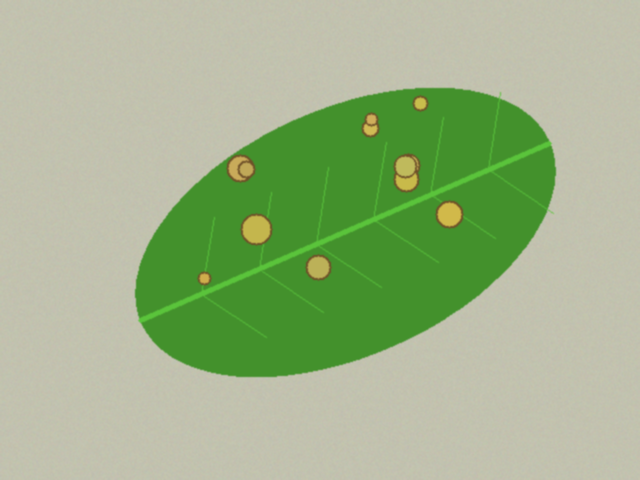
#> input picture data/sintetis/bersih/teh_041.png, 640 x 480 px, found by its file name
$ jupyter execute B3_histogram.ipynb
#> lines starting #> are read from the running program, lines starting #| are printed output that depends on the picture; after the words box and inside, x2 and y2 are one past the last pixel; in counts of white or black regions, pixels touching at a corner belong together
### src/utils_cv.py
import cv2
import numpy as np
import matplotlib.pyplot as plt

def baca(path):
#> called with path = 'data/sintetis/citra/teh_041.png'
    img = cv2.imread(path)
#> img is the input picture: shape (480, 640, 3); mean B, G, R 138.2, 180.4, 159.4
    if img is None:
        raise FileNotFoundError(f"Citra tidak ditemukan: {path}")
    return img

# [13 lines left out: function tampil, not called in this run]

def kontras_bercak(kanal, mask_daun, mask_bercak):
    k = kanal.astype(np.float64)
    sehat = (mask_daun > 0) & (mask_bercak == 0)
    bercak = mask_bercak > 0
    if bercak.sum() == 0:
        return float("nan")
    return abs(k[bercak].mean() - k[sehat].mean()) / (k[sehat].std() + 1e-6)

def statistik(gray):
    return {"rerata": round(float(gray.mean()), 1),
            "simpangan_baku": round(float(gray.std()), 1),
            "min": int(gray.min()), "maks": int(gray.max()),
            "persen_gelap": round(100 * float((gray < 50).mean()), 1),
            "persen_terang": round(100 * float((gray > 205).mean()), 1)}

### notebook/B3_histogram.ipynb
[cell 1]
import os
import sys
if os.getcwd().endswith("notebook"):
    os.chdir("..")
sys.path.append("src")

import cv2
import numpy as np
import pandas as pd
import matplotlib.pyplot as plt
from utils_cv import baca, kontras_bercak, statistik

# ==========================================
# KODE 3.1: Statistik dan Histogram untuk Diagnosis (Tabel 9)
# ==========================================
print("--- STATISTIK 5 KONDISI CAHAYA ---")
plt.figure(figsize=(10, 5))
citra_uji = ["teh_041.png", "teh_042.png", "teh_043.png", "teh_044.png", "teh_045.png"]

for nama in citra_uji:
    gray = cv2.cvtColor(baca(f"data/sintetis/citra/{nama}"), cv2.COLOR_BGR2GRAY)
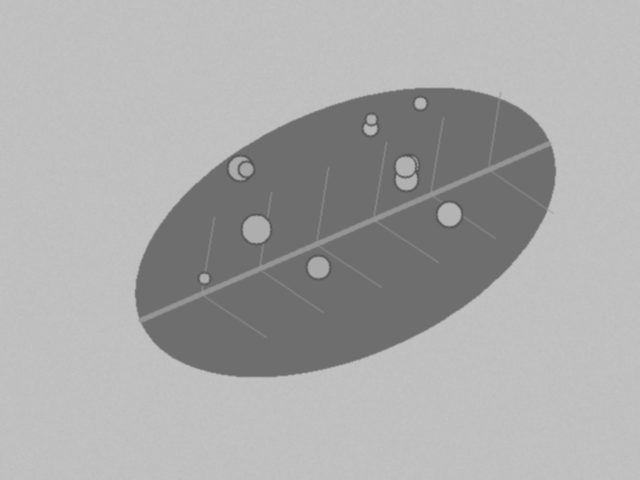
#> gray: shape (480, 640); min 84, max 195, mean 169.3
    print(f"{nama}:", statistik(gray))
#| teh_041.png: {'rerata': 169.3, 'simpangan_baku': 35.7, 'min': 84, 'maks': 195, 'persen_gelap': 0.0, 'persen_terang': 0.0}
    hist = cv2.calcHist([gray], [0], None, [256], [0, 256])
#> hist = 256 values, max 83573 at index 191, min 0 at index 0, mean 1200
    plt.plot(hist, label=nama)
#> pass 2 of the loop `for nama in citra_uji:`:
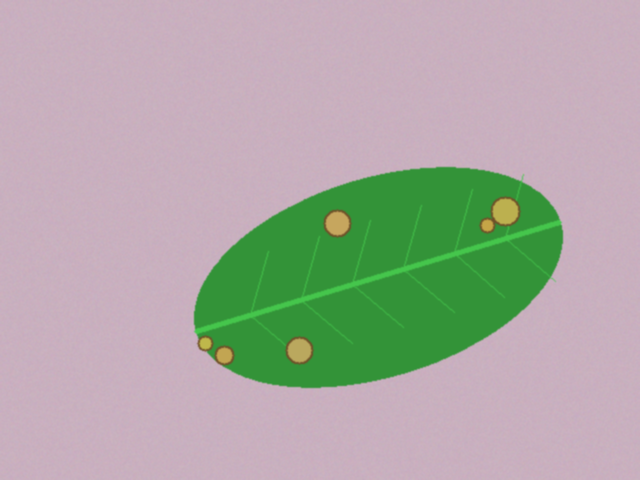
#> input picture data/sintetis/bersih/teh_042.png, 640 x 480 px, found by its file name
#> in baca, img is the input picture: shape (480, 640, 3); mean B, G, R 164.7, 170.4, 172.7
#> `gray = cv2.cvtColor(baca(f"data/sintetis/citra/{nama}"), cv2.COLOR_BGR..`:
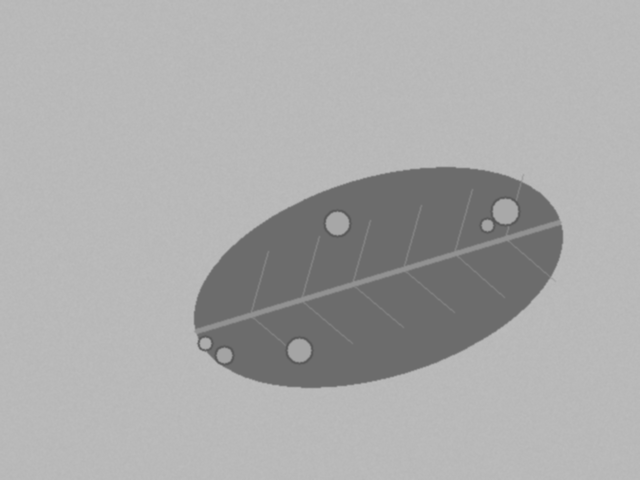
#> gray: shape (480, 640); min 84, max 188, mean 170.4
#| teh_042.png: {'rerata': 170.4, 'simpangan_baku': 29.4, 'min': 84, 'maks': 188, 'persen_gelap': 0.0, 'persen_terang': 0.0}
#> hist = 256 values, max 93963 at index 185, min 0 at index 0, mean 1200
#> pass 3 of the loop `for nama in citra_uji:`:
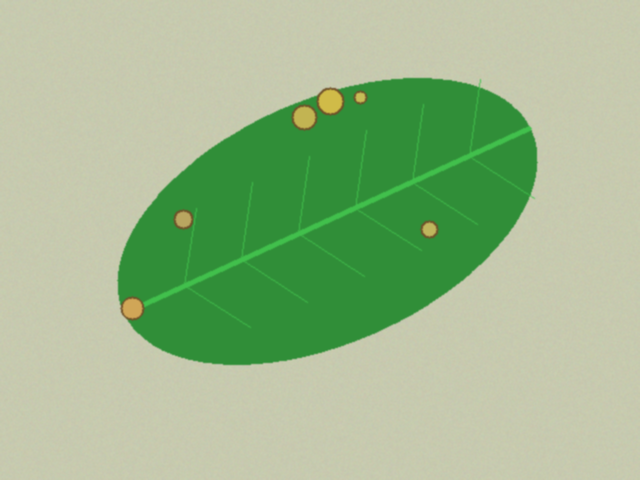
#> input picture data/sintetis/bersih/teh_043.png, 640 x 480 px, found by its file name
#> in baca, img is the input picture: shape (480, 640, 3); mean B, G, R 141.9, 185.5, 157.8
#> `gray = cv2.cvtColor(baca(f"data/sintetis/citra/{nama}"), cv2.COLOR_BGR..`:
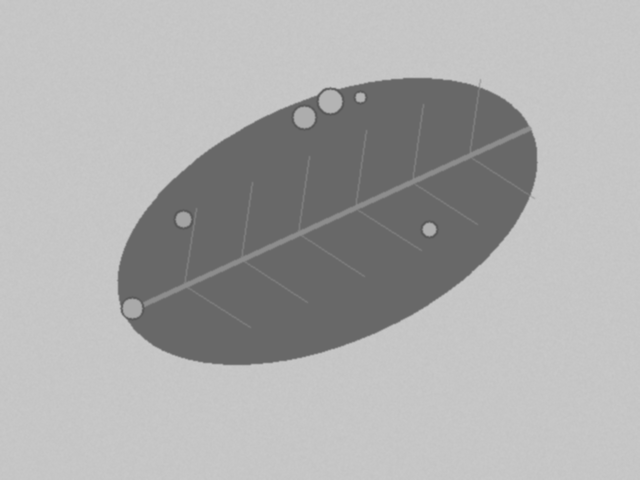
#> gray: shape (480, 640); min 88, max 201, mean 172.2
#| teh_043.png: {'rerata': 172.2, 'simpangan_baku': 41.0, 'min': 88, 'maks': 201, 'persen_gelap': 0.0, 'persen_terang': 0.0}
#> hist = 256 values, max 80335 at index 198, min 0 at index 0, mean 1200
#> the loop made 5 passes; the first 3 are shown

plt.xlabel("Intensitas")
plt.ylabel("Jumlah piksel")
plt.legend()
plt.title("Histogram 5 Kondisi Cahaya")
plt.savefig("hasil/b3_histogram_5kondisi.png")
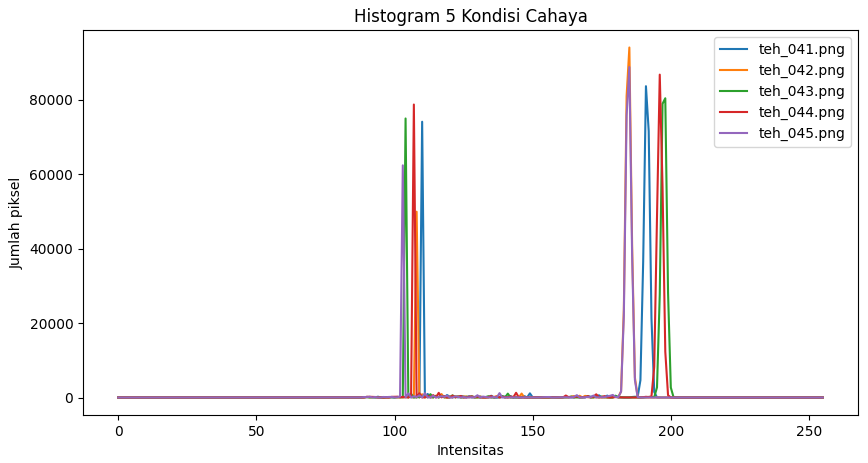
#> figure drawn by matplotlib, 1 panel; curve peaks at x = 191, y = 83573; curve peaks at x = 185, y = 93963; curve peaks at x = 198, y = 80335
plt.show()

# ==========================================
# KODE 3.2: Operasi Titik, Peregangan, Gamma, Ekualisasi, dan CLAHE (Tabel 10)
# ==========================================
nama = "teh_045.png" # kondisi bayangan
img = baca(f"data/sintetis/citra/{nama}")
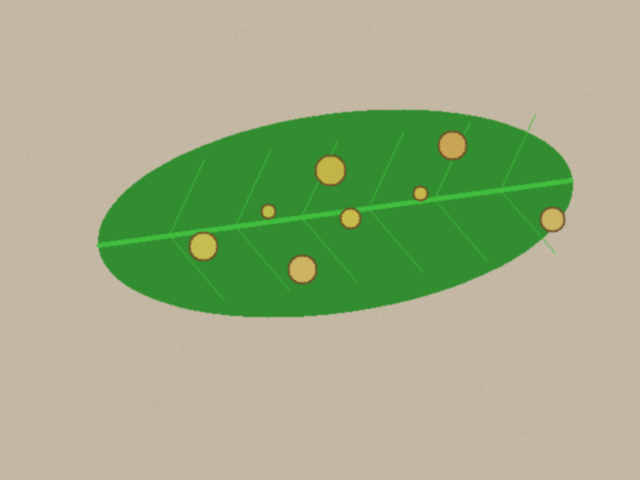
#> input picture data/sintetis/bersih/teh_045.png, 640 x 480 px, found by its file name
#> in baca, img is the input picture: shape (480, 640, 3); mean B, G, R 134.8, 173.8, 161.7
md = cv2.imread(f"data/sintetis/mask_daun/{nama}", 0)
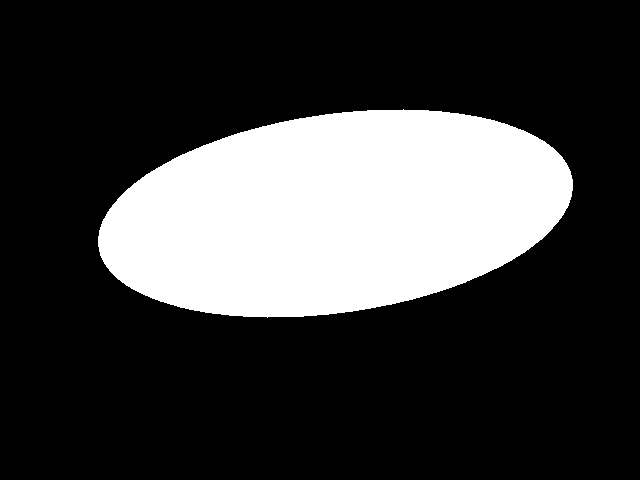
#> input picture data/sintetis/mask_daun/teh_045.png, 640 x 480 px
#> md: shape (480, 640); 24.3% white; 1 white region, box (x1, y1, x2, y2) and area: (98, 109, 573, 318) 74776
mb = cv2.imread(f"data/sintetis/mask_bercak/{nama}", 0)
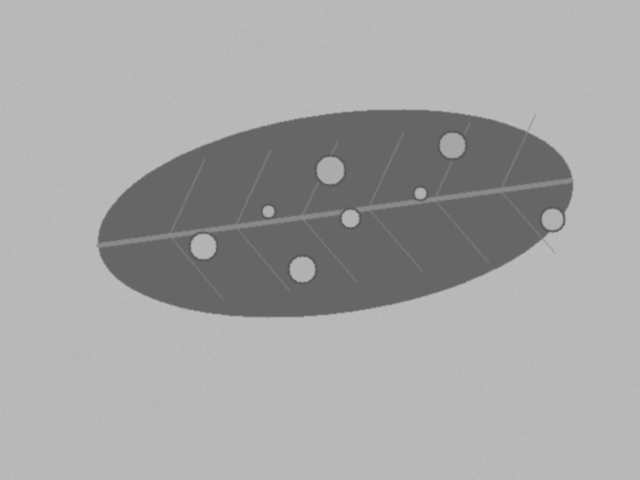
#> mb: shape (480, 640); min 87, max 188, mean 165.2
gray = cv2.cvtColor(img, cv2.COLOR_BGR2GRAY)

def gamma_lut(g):
    lut = np.array([255 * (i / 255) ** g for i in range(256)])
    return lut.clip(0, 255).astype(np.uint8)

rmin, rmax = np.percentile(gray, (2, 98))
#> rmin = 103; rmax = 186
hasil = {
    "asli": gray,
    "negatif": 255 - gray,
    "cerah+50": cv2.add(gray, 50),
    "kontras": cv2.convertScaleAbs(gray, alpha=1.5, beta=-40),
    "regang": np.clip((gray - rmin) / (rmax - rmin) * 255, 0, 255).astype(np.uint8),
    "gamma0.5": cv2.LUT(gray, gamma_lut(0.5)),
    "gamma1.8": cv2.LUT(gray, gamma_lut(1.8)),
    "ekualisasi": cv2.equalizeHist(gray),
    "CLAHE": cv2.createCLAHE(clipLimit=2.0, tileGridSize=(8, 8)).apply(gray)
}

print("\n--- EVALUASI KB PER METODE PERBAIKAN (TEH_045) ---")
for nm, c in hasil.items():
    print(f"{nm:10s} KB = {kontras_bercak(c, md, mb):.2f} | sigma = {c.std():.1f}")
#> this loop made 9 passes
#> nm on passes 1 to 9: 'asli', 'negatif', 'cerah+50', 'kontras', 'regang', 'gamma0.5', 'gamma1.8', 'ekualisasi', 'CLAHE'
#| asli       KB = nan | sigma = 34.0
#| negatif    KB = nan | sigma = 34.0
#| cerah+50   KB = nan | sigma = 34.0
#| kontras    KB = nan | sigma = 51.2
#| regang     KB = nan | sigma = 103.9
#| gamma0.5   KB = nan | sigma = 22.7
#| gamma1.8   KB = nan | sigma = 38.9
#| ekualisasi KB = nan | sigma = 74.3
#> (further printed lines are left out)
#> pass 2, in kontras_bercak (call 2), `k = kanal.astype(np.float64)`:
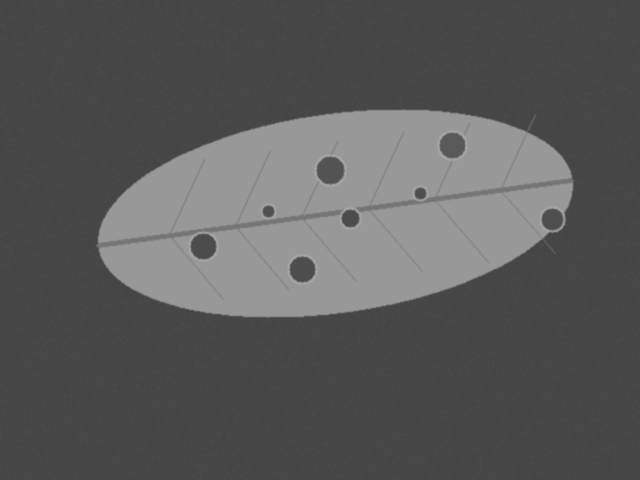
#> k: shape (480, 640) float64; min 67, max 167, mean 89.3
